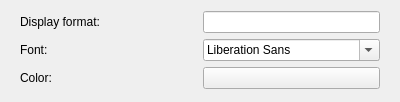
<?xml version="1.0" encoding="UTF-8"?>
<ui version="4.0">
 <class>Config</class>
 <widget class="QWidget" name="Config">
  <property name="geometry">
   <rect>
    <x>0</x>
    <y>0</y>
    <width>400</width>
    <height>102</height>
   </rect>
  </property>
  <property name="sizePolicy">
   <sizepolicy hsizetype="Preferred" vsizetype="Preferred">
    <horstretch>0</horstretch>
    <verstretch>0</verstretch>
   </sizepolicy>
  </property>
  <property name="minimumSize">
   <size>
    <width>400</width>
    <height>102</height>
   </size>
  </property>
  <property name="windowTitle">
   <string>Form</string>
  </property>
  <layout class="QVBoxLayout" name="verticalLayout">
   <property name="sizeConstraint">
    <enum>QLayout::SetMinimumSize</enum>
   </property>
   <property name="leftMargin">
    <number>20</number>
   </property>
   <property name="rightMargin">
    <number>20</number>
   </property>
   <item>
    <layout class="QHBoxLayout" name="horizontalLayout_2">
     <item>
      <widget class="QLabel" name="label">
       <property name="sizePolicy">
        <sizepolicy hsizetype="MinimumExpanding" vsizetype="Preferred">
         <horstretch>0</horstretch>
         <verstretch>0</verstretch>
        </sizepolicy>
       </property>
       <property name="text">
        <string>Display format:</string>
       </property>
      </widget>
     </item>
     <item>
      <widget class="QLineEdit" name="format">
       <property name="sizePolicy">
        <sizepolicy hsizetype="MinimumExpanding" vsizetype="Fixed">
         <horstretch>0</horstretch>
         <verstretch>0</verstretch>
        </sizepolicy>
       </property>
      </widget>
     </item>
    </layout>
   </item>
   <item>
    <layout class="QHBoxLayout" name="horizontalLayout_3">
     <item>
      <widget class="QLabel" name="label_3">
       <property name="sizePolicy">
        <sizepolicy hsizetype="Preferred" vsizetype="Preferred">
         <horstretch>0</horstretch>
         <verstretch>0</verstretch>
        </sizepolicy>
       </property>
       <property name="text">
        <string>Font:</string>
       </property>
      </widget>
     </item>
     <item>
      <widget class="QFontComboBox" name="font">
       <property name="sizePolicy">
        <sizepolicy hsizetype="Ignored" vsizetype="Fixed">
         <horstretch>0</horstretch>
         <verstretch>0</verstretch>
        </sizepolicy>
       </property>
      </widget>
     </item>
    </layout>
   </item>
   <item>
    <layout class="QHBoxLayout" name="horizontalLayout_4">
     <item>
      <widget class="QLabel" name="label_4">
       <property name="sizePolicy">
        <sizepolicy hsizetype="MinimumExpanding" vsizetype="Preferred">
         <horstretch>0</horstretch>
         <verstretch>0</verstretch>
        </sizepolicy>
       </property>
       <property name="text">
        <string>Color:</string>
       </property>
      </widget>
     </item>
     <item>
      <widget class="KColorButton" name="color">
       <property name="sizePolicy">
        <sizepolicy hsizetype="MinimumExpanding" vsizetype="Fixed">
         <horstretch>0</horstretch>
         <verstretch>0</verstretch>
        </sizepolicy>
       </property>
      </widget>
     </item>
    </layout>
   </item>
  </layout>
 </widget>
 <customwidgets>
  <customwidget>
   <class>KColorButton</class>
   <extends>QPushButton</extends>
   <header>kcolorbutton.h</header>
  </customwidget>
 </customwidgets>
 <resources/>
 <connections/>
</ui>
